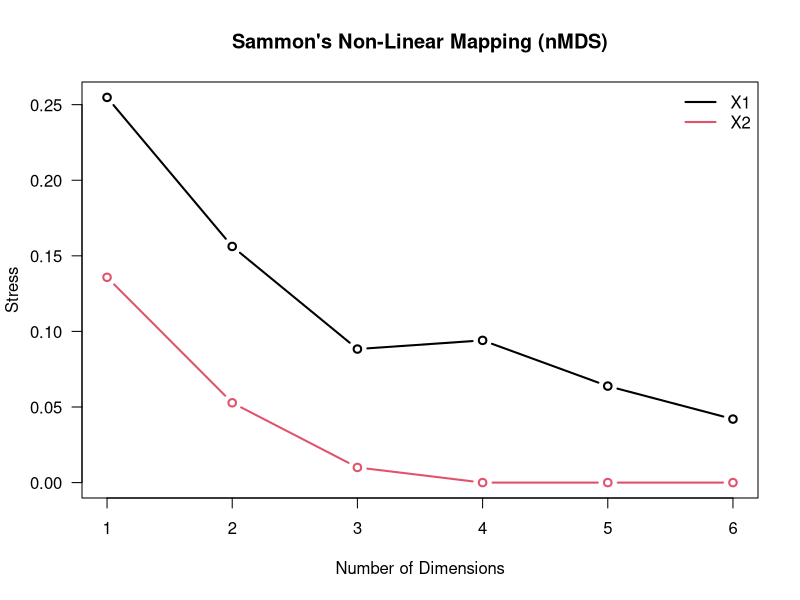
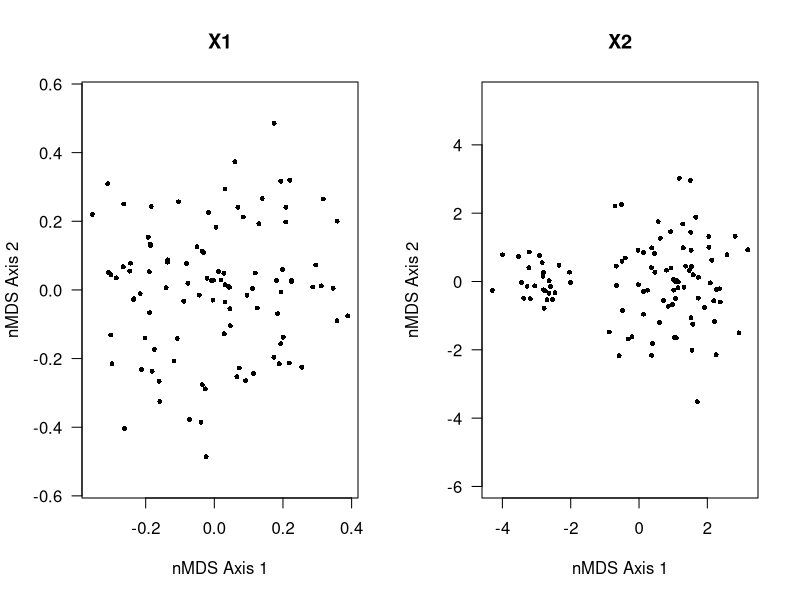
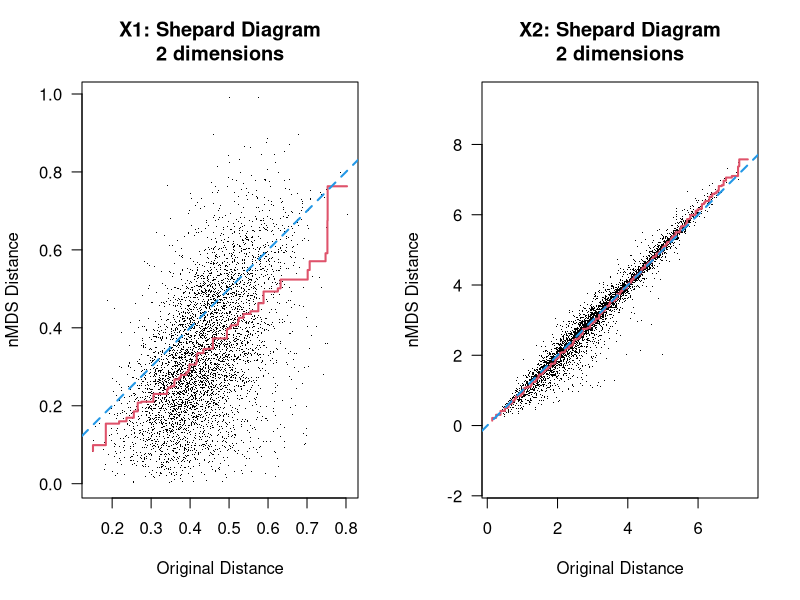

The R source for these figures, in order:
## ---- chunk 1
library(knitr, quietly=TRUE)
library(kableExtra, quietly=TRUE)
opts_chunk$set(message=FALSE, warning=FALSE, background='#F7F7F7', fig.align='center', dev='svglite', tidy=FALSE, verbose=FALSE)
options(width=100, stringsAsFactors=FALSE)
## ---- chunk 2
library(MASS)

# number of individuals 
.n <- 100

# completely unstructured data = noise
set.seed(42)
x1 <- matrix(rnorm(.n * 10, mean = 0, sd = 0.1), ncol = 10)

# data with some structure, still noisy
set.seed(42)
x2 <- rbind(
  matrix(rnorm(.n, mean = 0, sd = 1), ncol = 4),
  matrix(rnorm(.n, mean = 0.1, sd = 1), ncol = 4),
  matrix(rnorm(.n, mean = 0.2, sd = 1), ncol = 4),
  matrix(rnorm(.n, mean = 2, sd = 0.5), ncol = 4)
)


# Euclidean distance
d1 <- dist(x1)
d2 <- dist(x2)


# evaluate stress as function of ordination rank
.seq <- 1:6

.stress1 <- sapply(.seq, function(i) {
  .res <- sammon(d1, k = i)$stress
})

.stress2 <- sapply(.seq, function(i) {
  .res <- sammon(d2, k = i)$stress
})
## ---- chunk 3
plot(x = .seq, y = .stress1, type = "b", las = 1, lwd = 2, ylab = "Stress", xlab = 'Number of Dimensions', main = "Sammon's Non-Linear Mapping (nMDS)", ylim = c(0, max(c(.stress1, .stress2))))

lines(x = .seq, y = .stress2, type = 'b', col = 2, lwd = 2)

legend('topright', legend = c('X1', 'X2'), lwd = 2, col = 1:2, bty = 'n')
## ---- chunk 4
# nMDS
set.seed(42)
mds1 <- sammon(d1, k = 2)

set.seed(42)
mds2 <- sammon(d2, k = 3)

# generate data for Shepard Diagram
shep1 <- Shepard(d1, mds1$points) 
shep2 <- Shepard(d2, mds2$points) 
## ---- chunk 5
par(mfcol = c(1, 2))
plot(mds1$points, pch = 16, asp = 1, xlab = 'nMDS Axis 1', ylab = 'nMDS Axis 2', main = 'X1', las = 1, cex = 0.66)

plot(mds2$points, pch = 16, asp = 1, xlab = 'nMDS Axis 1', ylab = 'nMDS Axis 2', main = 'X2', las = 1, cex = 0.66)
## ---- chunk 6
par(mfcol = c(1, 2))
plot(shep1, pch = ".", asp = 1, xlab = 'Original Distance', ylab = 'nMDS Distance', main = 'X1: Shepard Diagram\n2 dimensions', las = 1)
lines(shep1$x, shep1$yf, type = "S", col = 2, lwd = 2)
abline(0, 1, col = 4, lwd = 2, lty = 2)

plot(shep2, pch = ".", asp = 1, xlab = 'Original Distance', ylab = 'nMDS Distance', main = 'X2: Shepard Diagram\n2 dimensions', las = 1)
lines(shep2$x, shep2$yf, type = "S", col = 2, lwd = 2)
abline(0, 1, col = 4, lwd = 2, lty = 2)
